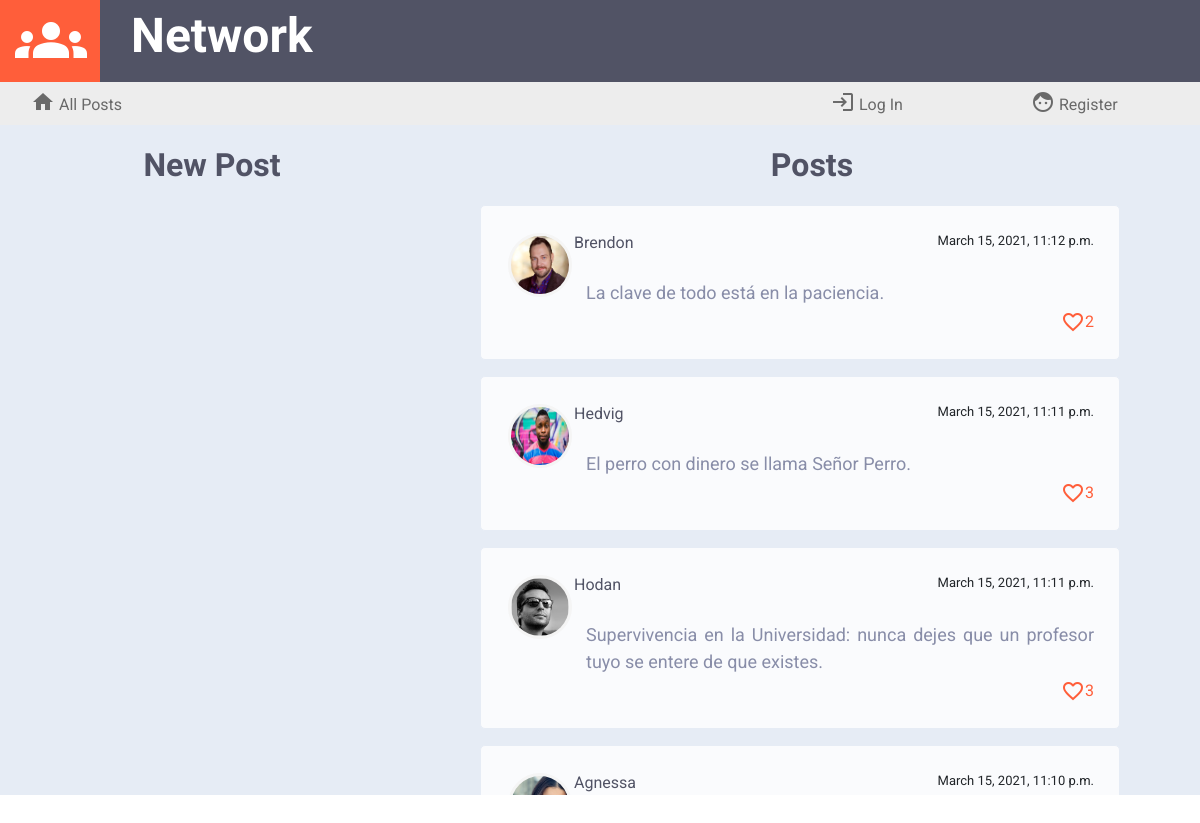
/?page=8, run on the app's committed database.
### network/models.py (models this page shows, shortened)
class Posts(models.Model): # publicación
    usuario = models.ForeignKey(User, on_delete=models.CASCADE, blank=False)
    avatar = models.CharField(max_length=12, blank=False)
    contents = models.TextField(max_length=640, blank=False)
    post_date = models.DateTimeField(blank=False, auto_now_add=True)
    cantidad_megusta = models.IntegerField(default=0)
    megusta = models.ManyToManyField(User, blank=True, related_name="likesto")

class User(AbstractUser):
    pass

### network/views.py (the view)
# urls.py: path("", views.index, name="index"),
def index(request):
    lista_posts = Posts.objects.all().order_by('-post_date')
    paginator = Paginator(lista_posts, 10)
    page_number = request.GET.get('page')
    page_obj = paginator.get_page(page_number)
    if request.user.is_authenticated:
        perfil = Profile.objects.get(usuario=request.user)
        return render(request, "network/index.html",{"perfil": perfil,'page_obj': page_obj})
    else:
        return render(request, "network/index.html",{'page_obj': page_obj})

### network/templates/network/index.html (shortened to what this page needs)
{% extends "network/layout.html" %}
{% load static %}
{% block body %}
<div class="container-fluid cuerpo">
    <div class="row">
        <div class="col-lg-4 col-sm-12">
           <div class="titleNewPost">New Post</div>
        </div>
        <div class="col-lg-8 col-sm-12">
            {% if following %}
            <div class="titleNewPost">Followed Users</div>
            {% else %}
            <div class="titleNewPost">Posts</div>
            {% endif %}
        </div>
    </div>
    <div class="row" id="principal">
        <div class="col-lg-4 col-sm-12">
            {% if user.is_authenticated %}
            <div id="formulario">
            <form id="compose-form">
                <div> <textarea id="compose-post"></textarea> </div>
                <div> <input type="submit" class="botonenviar" value="Send"/> </div>
            </form>
            <div id="successfully">posted successfully
                <span class="material-icons" id="successfullyicon">
                    sentiment_satisfied_alt
                    </span>
            </div>
            </div>
            {% else %}
            <div id="formulario">
            </div>
            {% endif %}
        </div>
        <div class="col-lg-8 col-sm-12" id="posts">
            {% for post in page_obj %}
            <div class="post">
                <div class="postdetails"> <a href="{% url 'profile' post.usuario %}"> <img src="/static/network/avatars/{{post.avatar}}" class="postavatar"> <text class="postname">{{post.usuario}}</text> </a> <text class="postdate">{{post.post_date}}</text><br></div>
                <div class="postcontents" id='contents{{post.id}}'>{{post.contents}}</div>
                {% if user.is_authenticated %}
                <textarea class="editcontents" id='editcontents{{post.id}}'>{{post.contents}}</textarea>
                <div>
                    {% if post.usuario == request.user %}
                    <br><a class="enlaceedit" data-postid='{{post.id}}'>Edit</a>
                    {% endif %}
                </div>
                <div class="postlikes">
                <i class="material-icons iconlikes identity" data-identity='{{post.id}}' style="cursor: pointer" id='icon{{post.id}}'>
                    {% if user in post.megusta.all %}
                        favorite
                    {% else %}
                        favorite_border
                    {% endif %}
                </i>
                <text class="numberlikes" id='text{{post.id}}'>&nbsp;{{post.cantidad_megusta}}</text></div>
                {% else %}
                <div class="postlikes"><i class="material-icons iconlikes">favorite_border</i><text class="numberlikes">{{post.cantidad_megusta}}</text></div>
                {% endif %}
            </div>
            {% endfor %}
        </div>
    </div>
</div>
{% endblock %}

### network/static/network/styles.css (style rules this page uses)
a { font-family: 'Roboto', sans-serif; color: dimgrey; }
body { overflow-x:hidden; overflow-y: hidden; }
.cuerpo { background: #e6ecf5; }
.titleNewPost { font-family: 'Jura', sans-serif; font-size: 32px; font-weight: bolder; color: #515365; text-align: center; vertical-align: text-bottom; padding-top: 16px; padding-left: 24px; }
#formulario, #posts { padding-top: 16px; text-align: center; justify-content: center; }
#posts { overflow-y:scroll; }
.post { height: auto; min-width: 640px; max-width: 640px; background: #fafbfd; border: 1px solid #e6ecf5; border-radius: 5px; padding: 25px; position: relative; box-sizing: border-box; margin: 0 auto 16px; font-family: 'Roboto', sans-serif; font-size:small; display:inline-block; justify-content: left; }
.postavatar { border: 1px solid whitesmoke; padding: 2px; margin: 2px; border-radius: 100%; width: 64px; height: 64px; background-color: whitesmoke; float:left; }
.postname { font-family: 'Roboto', sans-serif; font-size:medium; font-weight: normal; color: #515365; float: left; }
.postdate { font-family: 'Roboto', sans-serif; font-size:small; font-weight: normal; float:right; }
.postdetails { font-family: 'Roboto', sans-serif; font-size:medium; font-weight:normal; }
.postcontents { font-family: 'Roboto', sans-serif; font-size:large; color: #888da8; display:block; margin-top: 24px; padding-left: 80px; padding-bottom: 4px; text-align: justify }
.postlikes { display:inline-flex; float:right; vertical-align:text-bottom; }
.iconlikes { color: #ff5e3a; }
.numberlikes { color:#ff5e3a; font-family: 'Roboto', sans-serif; font-size:medium; }

### data on the page
Posts: avatar (picture), usuario "Brendon", post_date "March 15, 2021, 11:12 p.m.", contents "La clave de todo está en la paciencia.", cantidad_megusta "2"
Posts: avatar (picture), usuario "Hedvig", post_date "March 15, 2021, 11:11 p.m.", contents "El perro con dinero se llama Señor Perro.", cantidad_megusta "3"
Posts: avatar (picture), usuario "Hodan", post_date "March 15, 2021, 11:11 p.m.", contents "Supervivencia en la Universidad: nunca dejes que un profesor tuyo se entere de que existes.", cantidad_megusta "3"
Posts: avatar (picture), usuario "Agnessa", post_date "March 15, 2021, 11:10 p.m."
